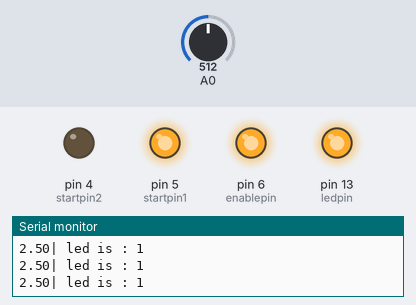
Bench run of a sketch on a simulated Arduino Uno, built with avr-gcc and run on an emulated ATmega328P. On the bench: output pins drawn as LEDs (lit = HIGH), the last lines printed to the serial monitor. The inputs (shaded band) are chosen by the test bench; at power-on: A0 = 512.

Above: at 1.2 s.
1.3 s: A0 set to 215
4.3 s: A0 set to 189
At 4.9 s:
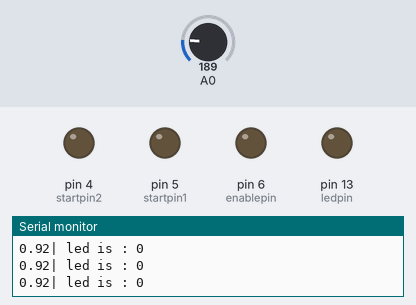
Timing chart, 0 to 7.3 s (numbered marks = the images above; inputs shaded):
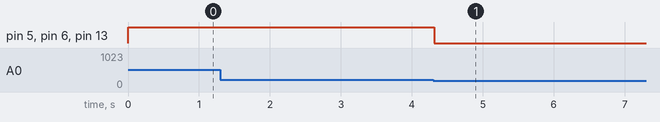

Measured:
- the behaviour switches between 205 and 204 on A0 (found by bisection; images 0 and 1)
- after the input at 4.3 s, pin 5 (startpin1), pin 6 (enablepin), pin 13 (ledpin): HIGH → LOW at once

The sketch:

miniproxarmachoriotisv2.ino
```cpp
int enablepin=6;
int startpin1=5;
int startpin2=4;
int ledpin=13;
int manualpin=8;
int workingpin=9;
int standbypin=10;
int manualmodepin=11;
int watertable[100];
int flag=0;
int long timepass=0;
int long timesetwork=600000;//10 minutes
int long timesetwait=40000; //40 sec

boolean istherewater(){
  int temp=0;
  float temp1=0;
  for(int i=0; i<100;i++){
    delay(100);
    int sensorValue = analogRead(A0);
    watertable[i]=sensorValue;
  }
  for(int i=0; i<100;i++)
    temp= watertable[i]+temp;

  temp1=temp/100;
float voltage= temp1*(5.0/1023.0);
if (voltage>2.0)
return true;
else
return false;
}


void setup() {
 pinMode(enablepin,OUTPUT);
 pinMode(startpin1,OUTPUT);
 pinMode(startpin2,OUTPUT);
 pinMode(ledpin,OUTPUT);
 Serial.begin(9600);
 digitalWrite(ledpin,LOW);
 digitalWrite(enablepin,LOW);
 digitalWrite(startpin1,LOW);
 int flag=0;


}


void loop() {
  unsigned long currentMillis = millis();
  int sensorValue = analogRead(A0);
  float voltage = sensorValue * (5.0 / 1023.0);


  if(voltage < 1){
    digitalWrite(ledpin,LOW);
    digitalWrite(enablepin,LOW);
    digitalWrite(startpin1,LOW);
  }


  if(voltage > 2.5 && flag == 0){
    digitalWrite(ledpin,HIGH);
    digitalWrite(enablepin,HIGH);
    digitalWrite(startpin1,HIGH);
    flag=1;
    }

   if(manualmodepin ==1 && flag == 0){
     digitalWrite(ledpin,HIGH);
    digitalWrite(enablepin,HIGH);
    digitalWrite(startpin1,HIGH);
    //time count
    flag=1;
   }


  Serial.print(voltage);
  Serial.print("| led is : ");
  Serial.println(digitalRead(ledpin));


}
```
